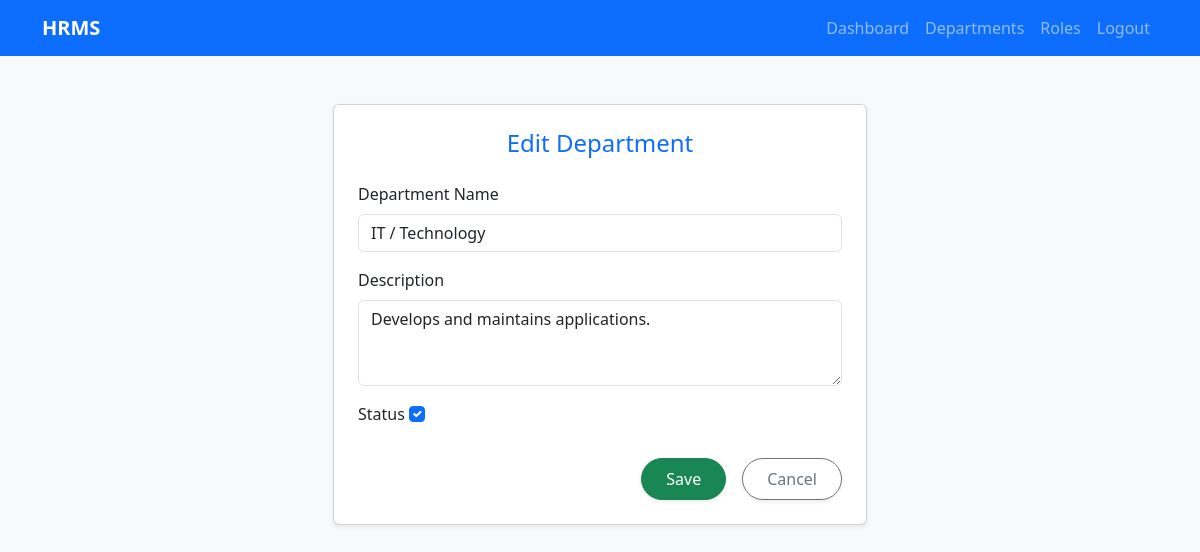
Page /departments/departments/edit/2/ (signed in) on the committed database.
### departments/models.py (models this page shows, shortened)
class Department(models.Model):
    dept_id = models.AutoField(primary_key=True)
    dept_name = models.CharField(max_length=100, unique=True)
    description = models.CharField(max_length=300, blank=True, null=True)
    created_at = models.DateTimeField(auto_now_add=True)
    updated_at = models.DateTimeField(auto_now=True)
    status = models.BooleanField(default=True)

### departments/views.py (the view)
# urls.py: path('departments/edit/<int:pk>/', views.department_update, name='department_edit'),
@login_required
@user_passes_test(admin_check)
def department_update(request, pk):
    dept = get_object_or_404(Department, pk=pk)
    if request.method == 'POST':
        form = DepartmentForm(request.POST, instance=dept)
        if form.is_valid():
            form.save()
            messages.success(request, "Department updated successfully.")
            return redirect('department_list')
    else:
        form = DepartmentForm(instance=dept)
    return render(request, 'departments/department_form.html', {'form': form})

### departments/forms.py
class DepartmentForm(forms.ModelForm):
    class Meta:
        model = Department
        fields = ['dept_name', 'description', 'status']
        widgets = {
            'dept_name': forms.TextInput(attrs={'class': 'form-control'}),
            'description': forms.Textarea(attrs={'class': 'form-control', 'rows': 3}),
            'status': forms.CheckboxInput(attrs={'class': 'form-check-input'}),
        }

### departments/views.py (called while the page is built)
def admin_check(user):
    return user.is_authenticated and user.is_superuser

### templates/departments/department_form.html (shortened to what this page needs)
{% extends 'departments/base.html' %}
{% block content %}
<div class="container mt-5">
    <div class="row justify-content-center">
        <div class="col-md-6">
            <div class="card shadow-sm rounded p-4">
                <h4 class="text-center mb-4 text-primary">
                    {% if form.instance.pk %}Edit{% else %}Add{% endif %} Department
                </h4>
                <form method="post">
                    <div class="mb-3">
                        <label class="form-label">Department Name</label>
                        {{ form.dept_name }}
                    </div>
                    <div class="mb-3">
                        <label class="form-label">Description</label>
                        {{ form.description }}
                    </div>
                    <div class="mb-3">
                        <label class="form-label">Status</label>
                        {{ form.status }}
                    </div>
                   <div class="d-flex gap-3 justify-content-end mt-4">
                    <button type="submit" class="btn btn-success px-4 py-2 rounded-pill shadow-sm">Save</button>
                    <a href="{% url 'department_list' %}" class="btn btn-outline-secondary px-4 py-2 rounded-pill shadow-sm">Cancel</a>
                   </div>
                </form>
            </div>
        </div>
    </div>
</div>
{% endblock %}

### templates/departments/base.html (style rules this page uses)
body { background-color: #f8f9fa; }

### rows in the picture
Department: dept_name "IT / Technology", description "Develops and maintains applications.", status "☑"
